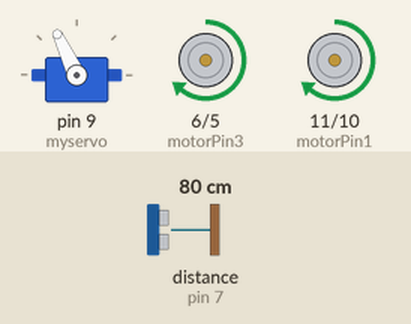
Recording of a sketch running on a simulated Arduino Uno, built with avr-gcc and run on an emulated ATmega328P. Parts: servo, motor-driver pin pairs drawn as motors (green arrow = first pin HIGH = forward, orange = second pin HIGH = backward, longer = more drive). Inputs (shaded band) come from the test bench; at power-on: distance to the obstacle (sensor on pin 7) 80 cm. The echo pulse lasts 58.3 µs per cm.

Above: at 3.9 s.
4.0 s: distance to the obstacle (sensor on pin 7) set to 53 cm
5.5 s: distance to the obstacle (sensor on pin 7) set to 47 cm
At 6.7 s:
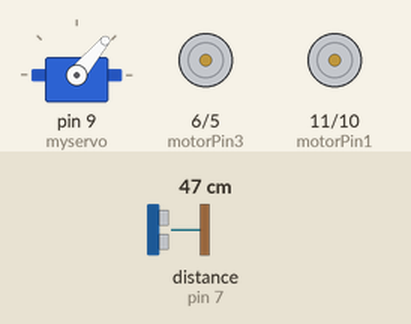
At 7.6 s:
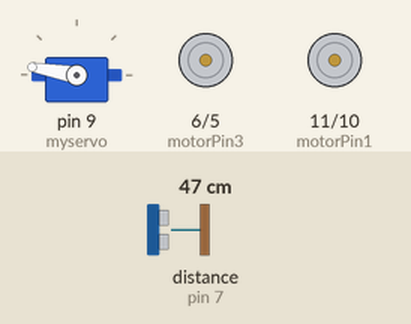
Timing chart, 0 to 14.5 s (numbered marks = the images above; inputs shaded):
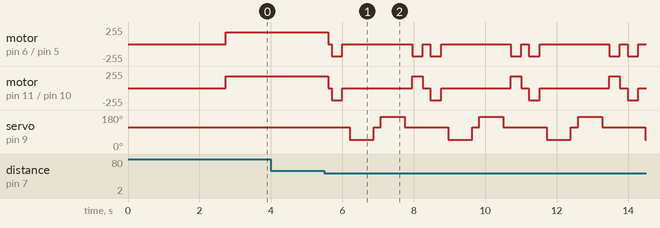

Measured:
- the behaviour switches between 50 and 49 cm on distance to the obstacle (sensor on pin 7) (found by bisection; images 0 and 1)
- after the input at 4.0 s, every drawn part: stays the same

The sketch:

Ultrasonic_code.ino
```cpp
#include <NewPing.h>
#include <Servo.h>

#define TRIG_PIN 8
#define ECHO_PIN 7
#define MAX_DISTANCE 200
NewPing sonar(TRIG_PIN, ECHO_PIN, MAX_DISTANCE);
Servo myservo;

boolean goesForward=false;
int distance = 100;
int speedSet = 0;

const int motorPin1  = 11;
const int motorPin2  = 10;
//Motor B
const int motorPin3  = 6;
const int motorPin4  = 5;

void setup() {

  myservo.attach(9);
  myservo.write(115);
  delay(2000);
  distance = readPing();
  delay(100);
  distance = readPing();
  delay(100);
  distance = readPing();
  delay(100);
  distance = readPing();
  delay(100);
}

void loop() {
 int distanceR = 0;
 int distanceL =  0;
 delay(40);

 if(distance<=50)
 {
  moveStop();
  delay(100);
  moveBackward();
  delay(300);
  moveStop();
  delay(200);
  distanceR = lookRight();
  delay(200);
  distanceL = lookLeft();
  delay(200);

  if(distanceR>=distanceL)
  {
    turnRight();
    moveStop();
  }else
  {
    turnLeft();
    moveStop();
  }
 }else
 {
  moveForward();
 }
 distance = readPing();
}

int lookRight()
{
    myservo.write(50);
    delay(500);
    int distance = readPing();
    delay(100);
    myservo.write(115);
    return distance;
}

int lookLeft()
{
    myservo.write(170);
    delay(500);
    int distance = readPing();
    delay(100);
    myservo.write(115);
    return distance;
    delay(100);
}

int readPing() {
  delay(70);
  int cm = sonar.ping_cm();
  if(cm==0)
  {
    cm = 250;
  }
  return cm;
}

void moveStop() {
  analogWrite(motorPin1, 0);
    analogWrite(motorPin2, 0);
    analogWrite(motorPin3, 0);
    analogWrite(motorPin4, 0);
  }

void moveForward() {


    analogWrite(motorPin1, 180);
    analogWrite(motorPin2, 0);
    analogWrite(motorPin3, 180);
    analogWrite(motorPin4, 0);

}

void moveBackward() {

    analogWrite(motorPin1, 0);
    analogWrite(motorPin2, 180);
    analogWrite(motorPin3, 0);
    analogWrite(motorPin4, 180);

}

void turnRight() {
 analogWrite(motorPin1, 180);
    analogWrite(motorPin2, 0);
  analogWrite(motorPin3, 0);
    analogWrite(motorPin4, 180);
  delay(300);
 moveForward();

}
void turnLeft () {
   analogWrite(motorPin1, 0);
    analogWrite(motorPin2, 180);
  analogWrite(motorPin3, 180);
    analogWrite(motorPin4, 0);
  delay(300);
 moveForward();
}
```
